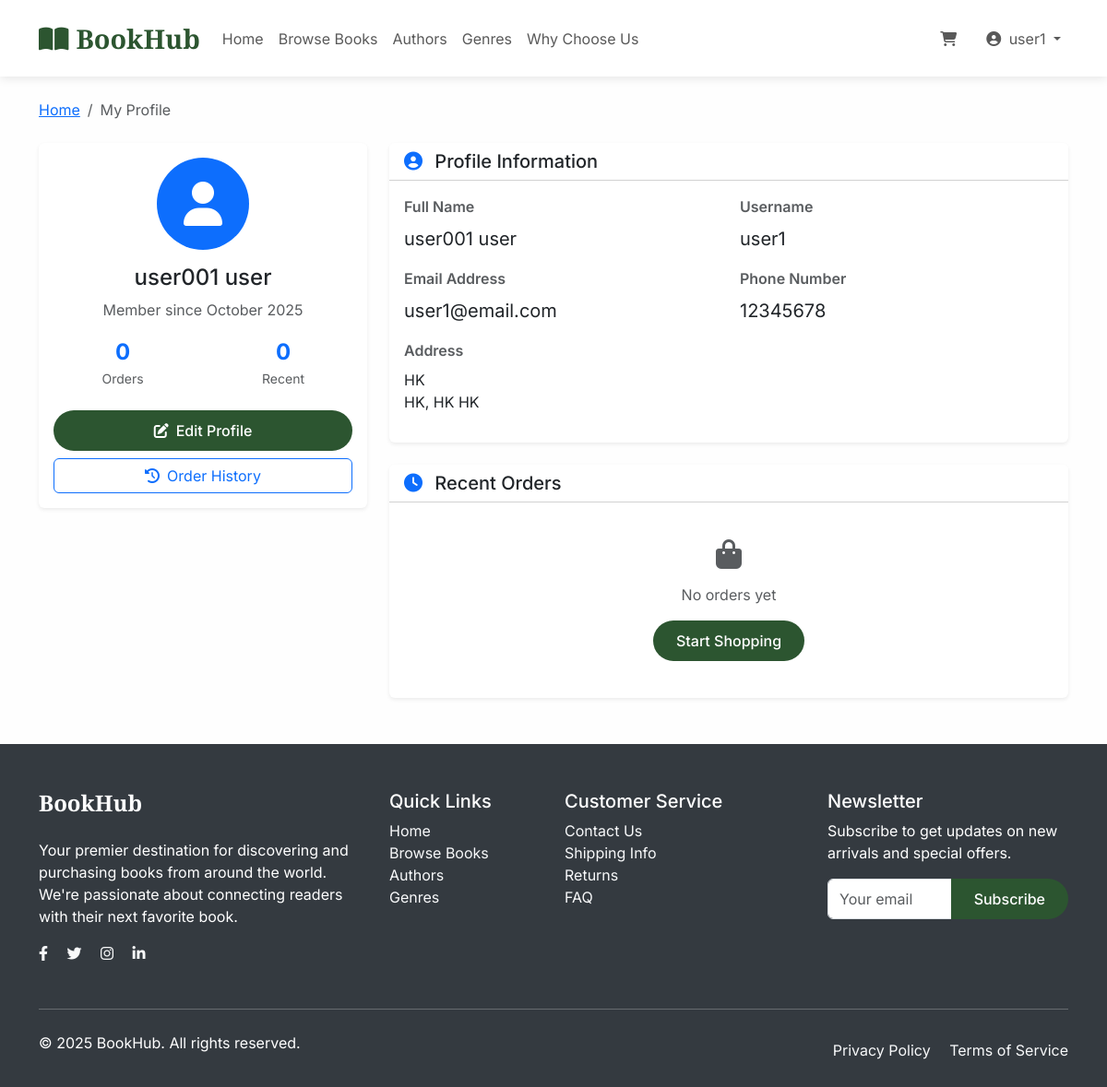
/profile/ (signed in), run on the app's committed database.
### books/models.py (models this page shows, shortened)
class Customer(models.Model):
    CustomerID = models.AutoField(primary_key=True)
    user = models.OneToOneField(User, on_delete=models.CASCADE, related_name='customer')
    FirstName = models.CharField(max_length=100)
    LastName = models.CharField(max_length=100)
    Email = models.EmailField(unique=True)
    Phone = models.CharField(max_length=15, blank=True, null=True)
    Address = models.TextField()
    City = models.CharField(max_length=100)
    State = models.CharField(max_length=100)
    ZipCode = models.CharField(max_length=10)
    ProfilePicture = models.CharField(max_length=200, blank=True, null=True)  # Optional: for profile pics
    DateJoined = models.DateTimeField(auto_now_add=True)
    def get_full_name(self):
        return f"{self.FirstName} {self.LastName}"

### books/views.py (the view)
# urls.py: path('profile/', views.profile_view, name='profile_view'),
@login_required
def profile_view(request):
    customer = request.user.customer
    user_orders = Order.objects.filter(CustomerID=customer).order_by('-OrderDate')[:5]  # Recent orders
    context = {
        'customer': customer,
        'user_orders': user_orders,
        'total_orders': Order.objects.filter(CustomerID=customer).count(),
    }
    return render(request, 'books/profile_view.html', context)

### books/context_processors.py (called while the page is built)
def cart_count(request):
    if request.user.is_authenticated:
        try:
            pending_order = request.user.customer.order_set.filter(OrderStatus='pending').first()
            if pending_order:
                cart_count = pending_order.orderitems.count()
            else:
                cart_count = 0
        except:
            cart_count = 0
    else:
        cart_count = 0
    return {'cart_count': cart_count}

### books/templates/books/profile_view.html (shortened to what this page needs)
{% extends 'base.html' %}
{% block content %}
<div class="container mt-4">
    <nav aria-label="breadcrumb" class="mb-4">
        <ol class="breadcrumb">
            <li class="breadcrumb-item"><a href="{% url 'home' %}">Home</a></li>
            <li class="breadcrumb-item active">My Profile</li>
        </ol>
    </nav>
    <div class="row">
        <div class="col-lg-4 mb-4">
            <div class="card border-0 shadow-sm">
                <div class="card-body text-center">
                    <div class="profile-avatar mb-3">
                        <div class="bg-primary rounded-circle d-inline-flex align-items-center justify-content-center" style="width: 100px; height: 100px;">
                            <i class="fas fa-user fa-3x text-white"></i>
                        </div>
                    </div>
                    <h4 class="card-title">{{ customer.get_full_name }}</h4>
                    <p class="text-muted">Member since {{ customer.DateJoined|date:"F Y" }}</p>
                    <div class="profile-stats mb-4">
                        <div class="row text-center">
                            <div class="col-6">
                                <div class="fw-bold text-primary fs-4">{{ total_orders }}</div>
                                <div class="text-muted small">Orders</div>
                            </div>
                            <div class="col-6">
                                <div class="fw-bold text-primary fs-4">{{ user_orders|length }}</div>
                                <div class="text-muted small">Recent</div>
                            </div>
                        </div>
                    </div>
                    <div class="d-grid gap-2">
                        <a href="{% url 'profile_edit' %}" class="btn btn-primary-custom">
                            <i class="fas fa-edit me-2"></i>Edit Profile
                        </a>
                        <a href="{% url 'order_history' %}" class="btn btn-outline-primary">
                            <i class="fas fa-history me-2"></i>Order History
                        </a>
                    </div>
                </div>
            </div>
        </div>
        <div class="col-lg-8">
            <div class="card border-0 shadow-sm">
                <div class="card-header bg-white">
                    <h5 class="mb-0">
                        <i class="fas fa-user-circle me-2 text-primary"></i>
                        Profile Information
                    </h5>
                </div>
                <div class="card-body">
                    <div class="row">
                        <div class="col-md-6">
                            <div class="mb-3">
                                <label class="form-label fw-semibold text-muted">Full Name</label>
                                <p class="fs-5">{{ customer.get_full_name }}</p>
                            </div>
                        </div>
                        <div class="col-md-6">
                            <div class="mb-3">
                                <label class="form-label fw-semibold text-muted">Username</label>
                                <p class="fs-5">{{ user.username }}</p>
                            </div>
                        </div>
                    </div>
                    <div class="row">
                        <div class="col-md-6">
                            <div class="mb-3">
                                <label class="form-label fw-semibold text-muted">Email Address</label>
                                <p class="fs-5">{{ customer.Email }}</p>
                            </div>
                        </div>
                        <div class="col-md-6">
                            <div class="mb-3">
                                <label class="form-label fw-semibold text-muted">Phone Number</label>
                                <p class="fs-5">{{ customer.Phone|default:"Not provided" }}</p>
                            </div>
                        </div>
                    </div>
                    <div class="mb-3">
                        <label class="form-label fw-semibold text-muted">Address</label>
                        <p class="fs-6">
                            {{ customer.Address }}<br>
                            {{ customer.City }}, {{ customer.State }} {{ customer.ZipCode }}
                        </p>
                    </div>
                </div>
            </div>
            <div class="card border-0 shadow-sm mt-4">
                <div class="card-header bg-white">
                    <h5 class="mb-0">
                        <i class="fas fa-clock me-2 text-primary"></i>
                        Recent Orders
                    </h5>
                </div>
                <div class="card-body">
                    {% if user_orders %}
                    <div class="table-responsive">
                        <table class="table table-hover">
                            <thead>
                                <tr>
                                    <th>Order #</th>
                                    <th>Date</th>
                                    <th>Total</th>
                                    <th>Status</th>
                                    <th>Action</th>
                                </tr>
                            </thead>
                            <tbody>
                                {% for order in user_orders %}
                                <tr>
                                    <td>#{{ order.OrderID }}</td>
                                    <td>{{ order.OrderDate|date:"M d, Y" }}</td>
                                    <td>${{ order.TotalAmount }}</td>
                                    <td>
                                        <span class="badge
                                            {% if order.OrderStatus == 'delivered' %}bg-success
                                            {% elif order.OrderStatus == 'processing' %}bg-primary
                                            {% elif order.OrderStatus == 'shipped' %}bg-info
                                            {% elif order.OrderStatus == 'cancelled' %}bg-danger
                                            {% else %}bg-warning{% endif %}">
                                            {{ order.OrderStatus|title }}
                                        </span>
                                    </td>
                                    <td>
                                        <a href="{% url 'order_detail' order.OrderID %}" class="btn btn-outline-primary btn-sm">
                                            View
                                        </a>
                                    </td>
                                </tr>
                                {% endfor %}
                            </tbody>
                        </table>
                    </div>
                    {% else %}
                    <div class="text-center py-4">
                        <i class="fas fa-shopping-bag fa-2x text-muted mb-3"></i>
                        <p class="text-muted">No orders yet</p>
                        <a href="{% url 'book_list' %}" class="btn btn-primary-custom">Start Shopping</a>
                    </div>
                    {% endif %}
                </div>
            </div>
        </div>
    </div>
</div>
{% endblock %}

### templates/base.html (shortened to what this page needs)
{% load static %}
<!DOCTYPE html>
<html lang="en">
<head>
    <link href="https://cdn.jsdelivr.net/npm/bootstrap@5.3.0/dist/css/bootstrap.min.css" rel="stylesheet">
    <link rel="stylesheet" href="https://cdnjs.cloudflare.com/ajax/libs/font-awesome/6.4.0/css/all.min.css">
    <link rel="stylesheet" href="{% static 'css/custom.css' %}">
    <link rel="stylesheet" href="{% static 'css/components.css' %}">
</head>
<body>
    <nav class="navbar navbar-expand-lg navbar-light bg-white sticky-top">
        <div class="container">
            <a class="navbar-brand brand-font" href="{% url 'home' %}">
                <i class="fas fa-book-open me-2"></i>BookHub
            </a>
            <div class="collapse navbar-collapse" id="navbarNav">
                <ul class="navbar-nav me-auto">
                    <li class="nav-item">
                        <a class="nav-link" href="{% url 'home' %}">Home</a>
                    </li>
                    <li class="nav-item">
                        <a class="nav-link" href="{% url 'book_list' %}">Browse Books</a>
                    </li>
                    <li class="nav-item">
                        <a class="nav-link" href="{% url 'author_list' %}">Authors</a>
                    </li>
                    <li class="nav-item">
                        <a class="nav-link" href="{% url 'genre_list' %}">Genres</a>
                    </li>
                    <li class="nav-item">
                        <a class="nav-link" href="../#features">Why Choose Us</a>
                    </li>
                </ul>
                <ul class="navbar-nav ms-auto">
                    {% if user.is_authenticated %}
                        <li class="nav-item me-3">
                            <a class="nav-link position-relative" href="{% url 'view_cart' %}">
                                <i class="fas fa-shopping-cart"></i>
                            </a>
                        </li>
                        <li class="nav-item dropdown">
                            <a class="nav-link dropdown-toggle" href="#" id="navbarDropdown" role="button" data-bs-toggle="dropdown">
                                <i class="fas fa-user-circle me-1"></i> {{ user.username }}
                            </a>
                        </li>
                    {% endif %}
                </ul>
            </div>
        </div>
    </nav>
    {% block content %}{% endblock %}
    <footer class="footer">
        <div class="container">
            <div class="row">
                <div class="col-lg-4 col-md-6 mb-4">
                    <h4 class="brand-font mb-4">BookHub</h4>
                    <p>Your premier destination for discovering and purchasing books from around the world. We're passionate about connecting readers with their next favorite book.</p>
                    <div class="social-links mt-3">
                        <a href="#" class="text-light me-3"><i class="fab fa-facebook-f"></i></a>
                        <a href="#" class="text-light me-3"><i class="fab fa-twitter"></i></a>
                        <a href="#" class="text-light me-3"><i class="fab fa-instagram"></i></a>
                        <a href="#" class="text-light"><i class="fab fa-linkedin-in"></i></a>
                    </div>
                </div>
                <div class="col-lg-2 col-md-6 mb-4">
                    <h5>Quick Links</h5>
                    <ul class="list-unstyled">
                        <li><a href="{% url 'home' %}" class="text-light text-decoration-none">Home</a></li>
                        <li><a href="{% url 'book_list' %}" class="text-light text-decoration-none">Browse Books</a></li>
                        <li><a href="{% url 'author_list' %}" class="text-light text-decoration-none">Authors</a></li>
                        <li><a href="{% url 'genre_list' %}" class="text-light text-decoration-none">Genres</a></li>
                    </ul>
                </div>
                <div class="col-lg-3 col-md-6 mb-4">
                    <h5>Customer Service</h5>
                    <ul class="list-unstyled">
                        <li><a href="#" class="text-light text-decoration-none">Contact Us</a></li>
                        <li><a href="#" class="text-light text-decoration-none">Shipping Info</a></li>
                        <li><a href="#" class="text-light text-decoration-none">Returns</a></li>
                        <li><a href="#" class="text-light text-decoration-none">FAQ</a></li>
                    </ul>
                </div>
                <div class="col-lg-3 col-md-6 mb-4">
                    <h5>Newsletter</h5>
                    <p>Subscribe to get updates on new arrivals and special offers.</p>
                    <div class="input-group">
                        <input type="email" class="form-control" placeholder="Your email">
                        <button class="btn btn-primary-custom" type="button">Subscribe</button>
                    </div>
                </div>
            </div>
            <hr class="my-4">
            <div class="row align-items-center">
                <div class="col-md-6">
                    <p>&copy; 2025 BookHub. All rights reserved.</p>
                </div>
                <div class="col-md-6 text-md-end">
                    <a href="#" class="text-light text-decoration-none me-3">Privacy Policy</a>
                    <a href="#" class="text-light text-decoration-none">Terms of Service</a>
                </div>
            </div>
        </div>
    </footer>
</body>
</html>

### static/css/custom.css (style rules this page uses)
:root { --primary-color: #2c5530; --secondary-color: #4a7c59; --accent-color: #8b4513; --light-color: #f8f9fa; --dark-color: #343a40; --gold-color: #d4af37; }
body { font-family: 'Inter', sans-serif; background-color: #fefefe; color: #333; }
.brand-font { font-family: 'Playfair Display', serif; font-weight: 700; }
.navbar-brand { font-size: 1.8rem; color: var(--primary-color) !important; }
.btn-primary-custom { background: var(--primary-color); border: none; padding: 10px 25px; border-radius: 25px; font-weight: 500; transition: all 0.3s ease; color: white; text-decoration: none; display: inline-block; }
.footer { background: var(--dark-color); color: white; padding: 50px 0 20px; margin-top: 50px; }
.navbar { box-shadow: 0 2px 10px rgba(0, 0, 0, 0.1); padding: 15px 0; }
.btn-primary-custom { position: relative; overflow: hidden; }
.btn-primary-custom::before { content: ''; position: absolute; top: 0; left: -100%; width: 100%; height: 100%; background: linear-gradient(90deg, transparent, rgba(255,255,255,0.3), transparent); transition: left 0.5s; }

### static/css/components.css (style rules this page uses)
.btn, .card, .form-control { transition: all 0.3s ease; }

### books/templates/books/profile_view.html (style rules this page uses)
.profile-avatar { transition: transform 0.3s ease; }
.profile-stats .fw-bold { font-size: 1.5rem; }

### data on the page
Customer: get_full_name "user001 user", DateJoined "October 2025", Email "user1@email.com", Phone "12345678", Address "HK", City "HK", State "HK", ZipCode "HK"

### other printed values
{{ user.username }} "user1"
{{ total_orders }} "0"
{{ user_orders|length }} "0"
